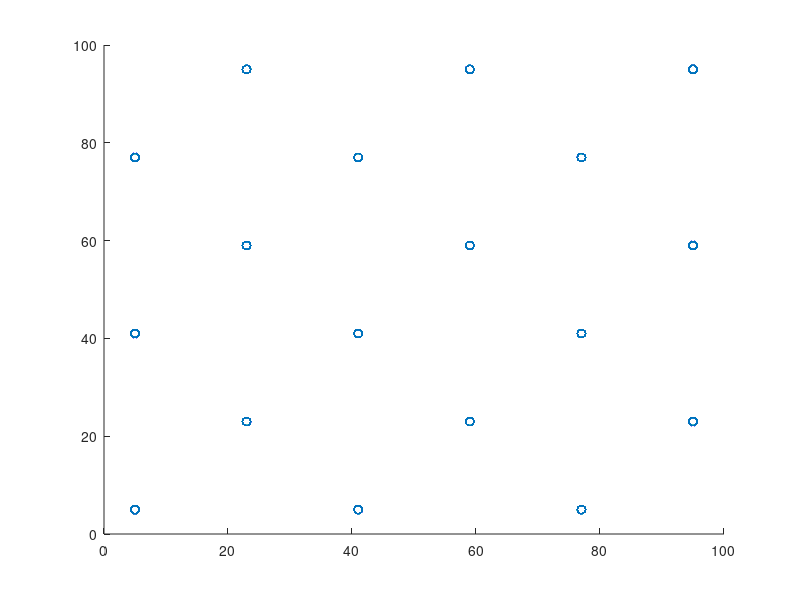

MATLAB code for this plot:
function [visualInputMatrix] = createMaddoxInput()
%   Create a 6000X3 matrix where the rows are representative of each
%   trial, and the columns are:
%       (1) X coordinate
%       (2) Y coordinate
%       (3) "Group" that coordinate belongs to (i.e., short, medium, or
%       long)
    x_values = [5, 23, 41, 59, 77, 95];
    y_values = x_values;
    grouping = ['L', 'M', 'S', 'S', 'M', 'L'];
    
%     [X, Y] = meshgrid(x_values, y_values);
%     all_points = reshape(cat(2, X', Y'), [], 2);
%     scatter(all_points(:, 1), all_points(:, 2));
%     axis([0 100 0 100]);

    visualInputMatrix = zeros(6000,3);
    
    for row=1:size(visualInputMatrix, 1)
        x = randi(6);
        y = randi(3)*2 - mod(x,2);
        disp(y)
        visualInputMatrix(row,:) = [x_values(x), y_values(y), grouping(x)];
    end
    
    scatter(visualInputMatrix(:,1), visualInputMatrix(:,2));
    axis([0 100 0 100]);
end

